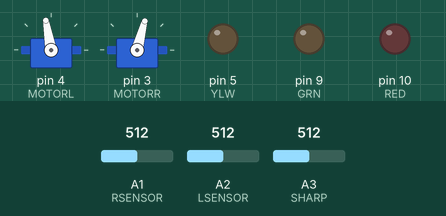
This sketch was run on a simulated Arduino Uno, built with avr-gcc and run on an emulated ATmega328P. Parts: 2 × servo, output pins drawn as LEDs (lit = HIGH). The inputs (shaded band) are chosen by the test bench; at power-on: A3 (SHARP) = 512, A1 (RSENSOR) = 512, A2 (LSENSOR) = 512.

Above: at 3.2 s.
3.3 s: A3 (SHARP) set to 306
At 4.7 s:
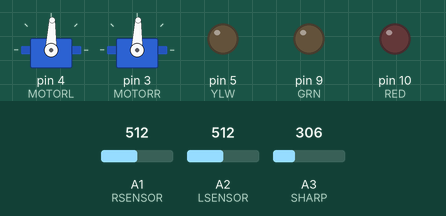
10.0 s: A1 (RSENSOR) set to 497
At 11.1 s:
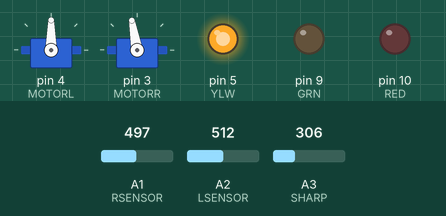
13.2 s: A2 (LSENSOR) set to 306
At 14.2 s:
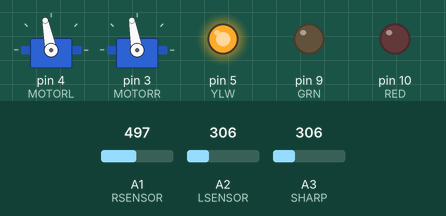
16.4 s: A3 (SHARP) set to 386
19.6 s: A3 (SHARP) set to 418
At 21.1 s:
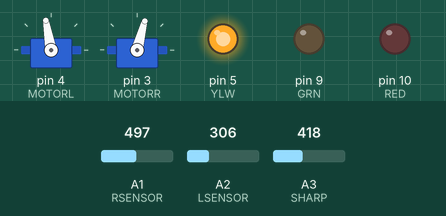
25.4 s: A3 (SHARP) set to 122
Timing chart, 0 to 28.4 s (numbered marks = the images above; inputs shaded):
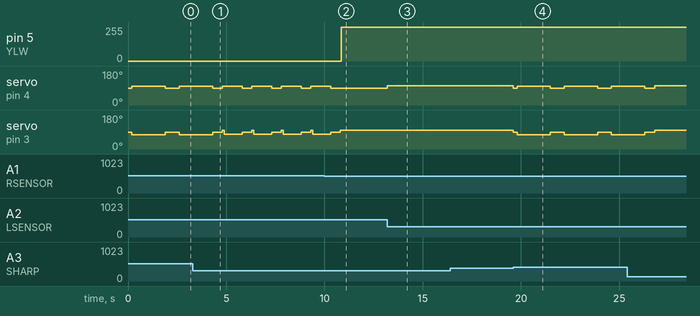

Measured:
- the behaviour switches between 512 and 511 on A1 (RSENSOR) (found by bisection; images 1 and 2)
- the behaviour switches between 403 and 404 on A3 (SHARP) (found by bisection; images 3 and 4)
- after the input at 3.3 s, servo on pin 4 (MOTORL): alternates 100° for 1.0 s and 88° for 0.50 s, starting after 1.5 s
- after the input at 10.0 s, pin 5 (YLW): 0/255 → 252/255 after 0.85 s; servo on pin 3 (MOTORR): goes on until 10.8 s, then stays 100°
- after the input at 13.2 s, pin 5 (YLW): 252/255 → 255/255 after 0.05 s; servo on pin 4 (MOTORL): 90° → 101° at once
- after the input at 16.4 s, every drawn part: stays the same
- after the input at 19.6 s, servo on pin 4 (MOTORL): 101° → 88° at once, then repeats every 2.4 s: 100° 1.7 s, 88° 0.70 s; servo on pin 3 (MOTORR): 100° → 88° at once, then repeats every 2.4 s: 75° 1.7 s, 88° 0.70 s
- by itself, servo on pin 3 (MOTORR): repeats every 1.5 s: 100° 0.10 s, 77° 0.90 s, 88° 0.50 s

The sketch:

Stage1.ino
```cpp
/************************************************

  MREN104Lab5RangeSensor

  by B. Surgenor, 2021
  updated by D. A. Ells, 2023

  This program is intended to calibrate the sharp
  range sensor on the MiniBot mobile robot.

  Place the robot facing target, at a known
  distance.

  Program prints sensor output in A2D (counts)
  and millivolt values.

************************************************/
 #include <Servo.h>

 // Declare servo objects for the motors
Servo leftWheel;
Servo rightWheel;

// Pins assignments
int RED = 10;       // red LED pin
int GRN = 9;        // green LED pin
int YLW = 5;        // yellow LED pin
int BUTTON = 7;     // button pin

int SHARP = A3;     // sharp range sensor on analog pin 3
int LSENSOR = A2;   // left line sensor on analog pin 1
int RSENSOR = A1;   // right line sensor on analog pin 2

// Integers
int lSensor = 0;     // left sensor value
int rSensor = 0;     // right sensor value
int rangeSensor = 0;
int rangeSensorMv = 0;
int MOTORL = 4;    // left motor signal pin
int MOTORR = 3;    // right motor signal pin

float stopPulse = 145.5;   // stop pulse for motors (nominal = 150)
float Delta = 12;
float turndelta = 24;
int minDelta = 2;
float forOffset = 1.44;    // offset, slows right wheel

int THRESHOLD = 1500;

// Program setup
void setup() {

  // Set state of LED pins
  pinMode(GRN, OUTPUT);
  pinMode(YLW, OUTPUT);
  pinMode(RED, OUTPUT);

  // Set state of button pin
  pinMode(BUTTON, INPUT);

  // Set state of range sensor pin
  pinMode(SHARP, INPUT);

  // Set line following sensor pins as inputs
  pinMode(LSENSOR, INPUT);
  pinMode(RSENSOR, INPUT);

  //Attatch the motor pins to the servo objects
  leftWheel.attach(MOTORL);
  rightWheel.attach(MOTORR);
  runMotors(0,0);       // stop the motors

  // Start serial communication and set baud rate
  Serial.begin(9600);

} // end of setup

// Program loop starts here
void loop() {
  do{

  // Read the range sensor value
  rangeSensor = analogRead(SHARP);
  // Map the values into millivolts (assuming 3300 mV reference voltage)
  rangeSensorMv = map(rangeSensor,0,1023,0,3300);

  // Read the sensor value
  lSensor = analogRead(LSENSOR);
  rSensor = analogRead(RSENSOR);

  // Map the values into millivolts (assuming 3000 mV reference voltage)
  lSensor = map(lSensor,0,1023,0,3000);
  rSensor = map(rSensor,0,1023,0,3000);

  if (rangeSensorMv > 1300)
  {
        runMotors(0,0);
        delay(200);
        runMotors( Delta-turndelta-forOffset, Delta );
        delay(1700);
        runMotors(0,0);
        delay(500);

  }
  else if (lSensor > THRESHOLD && rSensor > THRESHOLD )
  {
    runMotors( Delta, Delta);
    delay(100);
    runMotors( Delta-turndelta, Delta );
    delay(900);
    runMotors(0,0);
    delay(500);
  }

  else if(lSensor > THRESHOLD  && rSensor < THRESHOLD )
  {
    turnOnLED(YLW);
    runMotors(Delta, minDelta);
  }

  else if(rSensor > THRESHOLD && lSensor < THRESHOLD)
  {
    turnOnLED(RED);
    runMotors(minDelta, Delta);
}
  else
  {
   // turnOnLED(GRN);
    runMotors(Delta, Delta+forOffset);
  }


}while(1);


} // end of program loop

// Subroutines

// Turn on a single LED and turn others off
void turnOnLED(int COLOUR)
{
  digitalWrite(GRN, LOW);
  digitalWrite(YLW, LOW);
  digitalWrite(RED, LOW);
  digitalWrite(COLOUR, HIGH);
}

// Flash a single LED and turn others off
void flashLED(int COLOUR)
{
  digitalWrite(COLOUR, HIGH);
  delay(125);
  digitalWrite(GRN, LOW);
  digitalWrite(YLW, LOW);
  digitalWrite(RED, LOW);
  delay(125);
}
void runMotors(float deltaL, float deltaR)
{
  float pulseL = (stopPulse + deltaL)*10;   // calculate length of pulse
  float pulseR = (stopPulse + deltaR)*10;   // calculate length of pulse
  leftWheel.writeMicroseconds(pulseR);    // send pulse in microseconds
  rightWheel.writeMicroseconds(pulseL);   // send pulse in microseconds
}
```
